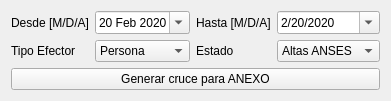
                 <widget class="QWidget" name="page">
                  <property name="geometry">
                   <rect>
                    <x>0</x>
                    <y>0</y>
                    <width>354</width>
                    <height>93</height>
                   </rect>
                  </property>
                  <attribute name="label">
                   <string>[Cruce ANEXO para generar]</string>
                  </attribute>
                  <layout class="QGridLayout" name="gridLayout_18">
                   <item row="1" column="1">
                    <widget class="QComboBox" name="cruceAnexoTipo">
                     <item>
                      <property name="text">
                       <string>Persona</string>
                      </property>
                     </item>
                     <item>
                      <property name="text">
                       <string>Asociado</string>
                      </property>
                     </item>
                     <item>
                      <property name="text">
                       <string>Integrante</string>
                      </property>
                     </item>
                    </widget>
                   </item>
                   <item row="0" column="0">
                    <widget class="QLabel" name="label_23">
                     <property name="text">
                      <string>Desde [M/D/A]</string>
                     </property>
                    </widget>
                   </item>
                   <item row="0" column="1">
                    <widget class="QDateEdit" name="cruceAnexoDesde">
                     <property name="dateTime">
                      <datetime>
                       <hour>0</hour>
                       <minute>0</minute>
                       <second>0</second>
                       <year>2020</year>
                       <month>2</month>
                       <day>20</day>
                      </datetime>
                     </property>
                     <property name="calendarPopup">
                      <bool>true</bool>
                     </property>
                    </widget>
                   </item>
                   <item row="0" column="2">
                    <widget class="QLabel" name="label_24">
                     <property name="text">
                      <string>Hasta [M/D/A]</string>
                     </property>
                    </widget>
                   </item>
                   <item row="1" column="0">
                    <widget class="QLabel" name="label_25">
                     <property name="text">
                      <string>Tipo Efector</string>
                     </property>
                    </widget>
                   </item>
                   <item row="2" column="0" colspan="4">
                    <widget class="QPushButton" name="cruceGAnexoBoton">
                     <property name="text">
                      <string>Generar cruce para ANEXO</string>
                     </property>
                    </widget>
                   </item>
                   <item row="1" column="2">
                    <widget class="QLabel" name="label_26">
                     <property name="text">
                      <string>Estado</string>
                     </property>
                    </widget>
                   </item>
                   <item row="1" column="3">
                    <widget class="QComboBox" name="cruceAnexoEstado">
                     <item>
                      <property name="text">
                       <string>Altas ANSES</string>
                      </property>
                     </item>
                     <item>
                      <property name="text">
                       <string>Altas TOTAL</string>
                      </property>
                     </item>
                     <item>
                      <property name="text">
                       <string>Negativos</string>
                      </property>
                     </item>
                     <item>
                      <property name="text">
                       <string>Reevaluados</string>
                      </property>
                     </item>
                     <item>
                      <property name="text">
                       <string>Error 9</string>
                      </property>
                     </item>
                     <item>
                      <property name="text">
                       <string>Bajas</string>
                      </property>
                     </item>
                    </widget>
                   </item>
                   <item row="0" column="3">
                    <widget class="QDateEdit" name="cruceAnexoHasta">
                     <property name="dateTime">
                      <datetime>
                       <hour>0</hour>
                       <minute>0</minute>
                       <second>0</second>
                       <year>2020</year>
                       <month>2</month>
                       <day>20</day>
                      </datetime>
                     </property>
                     <property name="displayFormat">
                      <string>M/d/yyyy</string>
                     </property>
                     <property name="calendarPopup">
                      <bool>true</bool>
                     </property>
                    </widget>
                   </item>
                  </layout>
                 </widget>
